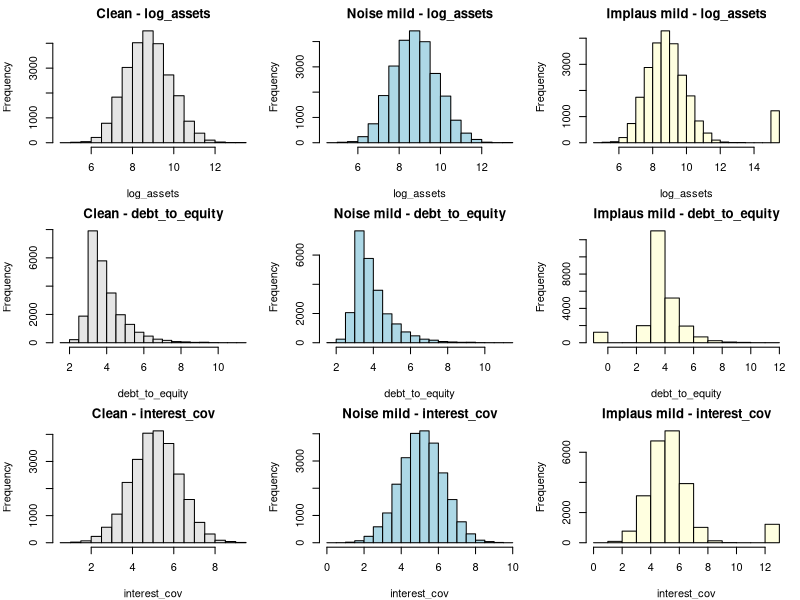

This figure's R source:
## ---- chunk 1
knitr::opts_chunk$set(echo = TRUE)

## ---- chunk 2
rescale_with_clean_params <- function(x_impaired, scaling_params) {
    (x_impaired - scaling_params["mean"]) / scaling_params["sd"]
  }

# for random noise only
rescale_mean_only <- function(x_impaired, scaling_params) {
  x_impaired - scaling_params["mean"]
}

# implausible values doesn't get rescaled

## ---- chunk 3


# Creating panel data

# have an inner loop that simulates years / data for one business
# and an outer loop that simulates for multiple businesses

##########################################

simulate_clean_data_panel <- function(N = 5000, seed = 1,
                                      min_term = 3, max_term = 7,
                                      drift_sd_log_assets     = 0.05,
                                      drift_sd_debt_to_equity = 0.03,
                                      drift_sd_interest_cov   = 0.03,
                                      drift_scale             = 0.3,
                                      seasoning_period        = 1) {
  set.seed(seed)
  
  # ============================================================
  # PHASE 1: FIRM ORIGINATION
  # ============================================================
  
  firm_age_orig <- rgamma(N, shape = 3, rate = 0.15)
  sector        <- sample(0:1, N, replace = TRUE)
  
  log_assets_orig     <- 8 + 0.03 * firm_age_orig + 0.3 * sector + rnorm(N, 0, 1) # log bc very right-skewed
  debt_to_equity_orig <- pmax(3 - 0.1 * scale(log_assets_orig) - 0.02 * scale(firm_age_orig) +
                                rgamma(N, shape = 1, rate = 1), 0)
  interest_cov_orig   <- pmax(5 - 0.4 * scale(debt_to_equity_orig) + 0.3 * scale(log_assets_orig) +
                                rnorm(N, 0, 1), 0)
  
  log_assets_mean     <- mean(log_assets_orig);     log_assets_sd     <- sd(log_assets_orig)
  debt_to_equity_mean <- mean(debt_to_equity_orig); debt_to_equity_sd <- sd(debt_to_equity_orig)
  interest_cov_mean   <- mean(interest_cov_orig);   interest_cov_sd   <- sd(interest_cov_orig)
  firm_age_mean       <- mean(firm_age_orig);       firm_age_sd       <- sd(firm_age_orig)
  
  firm_id      <- sprintf("FIRM_%05d", seq_len(N))
  vintage_year <- sample(2005:2025, N, replace = TRUE)
  loan_term    <- sample(min_term:max_term, N, replace = TRUE)
  
  # Firm trajectory type: assigned once at origination, fixed for the firm's lifetime.
  # Determines the direction of the drift mean in the annual random walk.
  # Deteriorating firms face state-dependent worsening (as before).
  # Stable firms follow a pure random walk with zero drift mean.
  # Improving firms experience a gentle drift in the opposite direction --
  # leverage falls slowly, coverage and assets improve.
  # Proportions (0.2 / 0.6 / 0.2) reflect a realistic credit portfolio
  # where most firms are broadly stable and distressed/improving firms are minorities.
  trajectory <- sample(c("deteriorating", "stable", "improving"),
                       N, replace = TRUE, prob = c(0.2, 0.6, 0.2))
  
  # ============================================================
  # PHASE 2: TRUE COEFFICIENTS
  # beta0 lowered from -3.5 to -4.2 to reduce the annual default
  # probability, giving firms runway to deteriorate before defaulting
  # rather than exiting immediately at origination.
  # ============================================================
  
  beta0               <- -4.2
  beta_log_assets     <- -0.2
  beta_debt_to_equity <-  0.4
  beta_interest_cov   <- -0.3
  beta_sector         <-  0.2
  beta_firm_age       <- -0.1
  
  # ============================================================
  # PHASE 3: PANEL EXPANSION
  # ============================================================
  
  rows <- vector("list", N)
  
  for (i in seq_len(N)) {
    
    la  <- log_assets_orig[i]
    dte <- debt_to_equity_orig[i]
    ic  <- interest_cov_orig[i]
    fa  <- firm_age_orig[i]
    
    firm_rows <- vector("list", loan_term[i])
    
    for (t in seq_len(loan_term[i])) {
      
      # --- 3a. State-dependent drift from year 2 onward ---
      if (t > 1) {
        
        # Standardize current values to compute pd_curr as deterioration weight
        la_z_curr  <- (la  - log_assets_mean)     / log_assets_sd
        dte_z_curr <- (dte - debt_to_equity_mean) / debt_to_equity_sd
        ic_z_curr  <- (ic  - interest_cov_mean)   / interest_cov_sd
        fa_z_curr  <- (fa  - firm_age_mean)        / firm_age_sd
        
        pd_curr <- plogis(beta0 +
                            beta_log_assets     * la_z_curr +
                            beta_debt_to_equity * dte_z_curr +
                            beta_interest_cov   * ic_z_curr +
                            beta_sector         * sector[i] +
                            beta_firm_age       * fa_z_curr)
        
        # Drift means are determined by trajectory type.
        # Deteriorating: state-dependent push toward worse financials, scaled by pd_curr.
        # Stable: pure random walk, drift mean = 0 for all variables.
        # Improving: gentle fixed drift in the positive direction, independent of pd_curr.
        #   A fixed (not state-dependent) improvement rate reflects firms that are
        #   genuinely deleveraging or growing, rather than just getting lucky.
        if (trajectory[i] == "deteriorating") {
          drift_mean_dte <- +drift_scale * pd_curr
          drift_mean_ic  <- -drift_scale * pd_curr
          drift_mean_la  <- -drift_scale * 0.5 * pd_curr
        } else if (trajectory[i] == "stable") {
          drift_mean_dte <- 0
          drift_mean_ic  <- 0
          drift_mean_la  <- 0
        } else {  # improving
          drift_mean_dte <- -drift_scale * 0.5   # leverage slowly falls
          drift_mean_ic  <-  drift_scale * 0.5   # coverage slowly rises
          drift_mean_la  <-  drift_scale * 0.25  # assets grow modestly
        }
        
        dte <- pmax(dte + rnorm(1, mean = drift_mean_dte, sd = drift_sd_debt_to_equity), 0)
        ic  <- pmax(ic  + rnorm(1, mean = drift_mean_ic,  sd = drift_sd_interest_cov),   0)
        la  <-      la  + rnorm(1, mean = drift_mean_la,  sd = drift_sd_log_assets)
        fa  <- fa + 1
      }
      
      # --- 3b. Standardize using origination-year scaling parameters ---
      la_z  <- (la  - log_assets_mean)     / log_assets_sd
      dte_z <- (dte - debt_to_equity_mean) / debt_to_equity_sd
      ic_z  <- (ic  - interest_cov_mean)   / interest_cov_sd
      fa_z  <- (fa  - firm_age_mean)        / firm_age_sd
      
      # --- 3c. Compute default probability and draw outcome ---
      linpred <- beta0 +
        beta_log_assets     * la_z  +
        beta_debt_to_equity * dte_z +
        beta_interest_cov   * ic_z  +
        beta_sector         * sector[i] +
        beta_firm_age       * fa_z
      pd_true <- plogis(linpred)
      
      # --- 3d. Seasoning period: no defaults allowed in early years ---
      # Firms must survive at least `seasoning_period` years before they
      # are eligible to default. This reflects real credit portfolio
      # behaviour and ensures the deterioration mechanism has time to act.
      if (t <= seasoning_period) {
        default <- 0L
      } else {
        default <- rbinom(1, size = 1, prob = pd_true)
      }
      
      repaid <- as.integer(!default & t == loan_term[i])
      
      # --- 3e. Store this firm-year row ---
      firm_rows[[t]] <- data.frame(
        firm_id          = firm_id[i],
        vintage_year     = vintage_year[i],
        obs_year         = vintage_year[i] + t - 1,
        years_on_book    = t,
        sector           = sector[i],
        loan_term        = loan_term[i],
        trajectory       = trajectory[i],        # added
        log_assets       = la,
        debt_to_equity   = dte,
        interest_cov     = ic,
        firm_age         = fa,
        log_assets_z     = la_z,
        debt_to_equity_z = dte_z,
        interest_cov_z   = ic_z,
        firm_age_z       = fa_z,
        pd_true          = pd_true,
        default          = default,
        repaid           = repaid
      )
      
      if (default == 1L) {
        firm_rows <- firm_rows[seq_len(t)]
        break
      }
    }
    
    rows[[i]] <- do.call(rbind, firm_rows)
  }
  
  panel <- do.call(rbind, rows)
  
  # ============================================================
  # PHASE 4: REPORTING
  # ============================================================
  
  n_rows      <- nrow(panel)
  n_defaulted <- sum(panel$default)
  n_repaid    <- length(unique(panel$firm_id[panel$repaid == 1]))
  
  cat("Firms simulated:       ", N, "\n")
  cat("Total firm-year rows:  ", n_rows, "\n")
  cat("Default events:        ", n_defaulted,
      sprintf("(%.1f%% of firm-years)\n", 100 * n_defaulted / n_rows))
  cat("Firms repaid:          ", n_repaid, "\n")
  cat("Obs year range:        ", min(panel$obs_year), "to", max(panel$obs_year), "\n")
  
  # --- Deterioration diagnostic ---
  # For firms that defaulted, compare mean pd_true in their first observed
  # year vs their final (default) year. A healthy gap confirms the drift
  # mechanism is doing its job before exit.
  defaulted_firms <- panel[panel$default == 1, "firm_id"]
  defaulter_panel <- panel[panel$firm_id %in% defaulted_firms, ]
  
  pd_trajectory <- do.call(rbind, lapply(
    split(defaulter_panel, defaulter_panel$firm_id),
    function(df) {
      df_sorted <- df[order(df$years_on_book), ]
      data.frame(pd_year1 = df_sorted$pd_true[1],
                 pd_final = df_sorted$pd_true[nrow(df_sorted)])
    }
  ))
  
  cat("\n--- Deterioration diagnostic (defaulting firms only) ---\n")
  cat("Mean pd_true year 1:  ", round(mean(pd_trajectory$pd_year1), 4), "\n")
  cat("Mean pd_true final:   ", round(mean(pd_trajectory$pd_final), 4), "\n")
  cat("Mean years observed:  ",
      round(mean(tapply(defaulter_panel$firm_id, defaulter_panel$firm_id, length)), 2), "\n")
  
  # ============================================================
  # PHASE 5: RETURN
  # ============================================================
  
  list(
    data = panel,
    scaling = list(
      log_assets     = c(mean = log_assets_mean,     sd = log_assets_sd),
      debt_to_equity = c(mean = debt_to_equity_mean, sd = debt_to_equity_sd),
      interest_cov   = c(mean = interest_cov_mean,   sd = interest_cov_sd),
      firm_age       = c(mean = firm_age_mean,        sd = firm_age_sd)
    ),
    true_betas = c(
      intercept       = beta0,
      log_assets      = beta_log_assets,
      debt_to_equity  = beta_debt_to_equity,
      interest_cov    = beta_interest_cov,
      sector          = beta_sector,
      firm_age        = beta_firm_age
    )
  )
}





## ---- chunk 4

######################################################################

result <- simulate_clean_data_panel()

###################################################################

dat    <- result$data


mean(dat$default)  # default rate check - should be near the "truth"
## ---- chunk 5
## Model fit
# Fitting a logistic regression -- this is the baseline model
# fitcheck_raw uses raw inputs, fitcheck_scaled uses pre-scaled inputs (should recover true betas)

# Raw inputs -- coefficients not directly comparable to true betas
fitcheck_raw <- glm(default ~ log_assets + debt_to_equity + interest_cov + sector + firm_age,
            data = dat, family = binomial())
summary(fitcheck_raw)

# Pre-scaled inputs -- coefficients should recover true betas, but slightly looser because the trajectory mechanism introduces heterogeneity
#   also because we have repeated observations per firm so no more independece

fitcheck_scaled <- glm(default ~ log_assets_z + debt_to_equity_z + interest_cov_z + 
                      sector + firm_age_z,
            data = dat, family = binomial())
summary(fitcheck_scaled)

# Compare estimated vs true betas -- this is your coefficient recovery check
true_betas <- result$true_betas

recovery <- data.frame(
  true      = true_betas,
  estimated = coef(fitcheck_scaled),
  diff      = coef(fitcheck_scaled) - true_betas
)
print(round(recovery, 4))

## ---- chunk 6

## ---- chunk 7
impair_mcar <- function(dat, scaling, severity = "mild") {
  
  # Realistic placeholder severity levels
  # Mild: ~5-10% missing, Severe: ~25-30% missing
  miss_prob <- switch(severity,
    mild   = 0.08,
    severe = 0.28
  )
  
  dat_impaired <- dat
  n <- nrow(dat)
  
  # Apply MCAR to financial ratio columns only
  # (sector and firm_age are typically always observed)
  financial_vars <- c("log_assets", "debt_to_equity", "interest_cov")
  
  for (var in financial_vars) {
    
    # Introduce missingness completely at random
    missing_idx <- rbinom(n, 1, prob = miss_prob) == 1
    dat_impaired[[var]][missing_idx] <- NA
    
        # Sanity check: print realized missing rate before imputation
    cat(sprintf("MCAR missing rate for %s: %.3f\n", var, mean(missing_idx)))
    
    
    # Placeholder imputation: clean mean (will be swapped out later)
    clean_mean <- scaling[[var]]["mean"]
    dat_impaired[[var]][is.na(dat_impaired[[var]])] <- clean_mean
    
    # Rescale using clean parameters
    dat_impaired[[paste0(var, "_z")]] <- rescale_with_clean_params(
      dat_impaired[[var]],
      scaling[[var]]
    )
  }
  
  # Track what was impaired for later evaluation
  attr(dat_impaired, "impairment") <- list(
    type      = "MCAR",
    severity  = severity,
    miss_prob = miss_prob,
    vars      = financial_vars
  )
  
  dat_impaired
}


## ---- chunk 8

dat_mcar_mild   <- impair_mcar(dat, result$scaling, severity = "mild")
dat_mcar_severe <- impair_mcar(dat, result$scaling, severity = "severe")


## ---- chunk 9

impair_mnar <- function(dat, scaling, severity = "mild") {
  
  # MNAR: missingness in interest_cov depends on interest_cov itself
  # Mechanism: firms with poor interest coverage strategically omit reporting
  # This is MNAR because missingness depends on the unobserved value of the
  # variable itself (Little & Rubin, 2002; Zhang, 2023, p. 117).
  # Logistic regression method used for realistic gradual probability change.
  
  # Note: interest_cov_z (standardised using clean params) is used as the
  # predictor so the intercept/coefficient scale is interpretable and
  # comparable across severity levels.
  
  # Intercepts tuned to match MCAR/MAR severity levels for fair comparison:
  # Mild: ~8% average missing, Severe: ~28% average missing
  mnar_intercept <- switch(severity,
    mild   = -3.5,
    severe = -1.5
  )
  
  dat_impaired <- dat
  n <- nrow(dat)
  
  # Use the clean standardised interest_cov as the predictor
  # Negative coefficient: lower interest coverage = higher missingness prob
  prob_missing <- plogis(mnar_intercept - 1.0 * dat$interest_cov_z)
  
  # Sanity check
  cat("Average MNAR missing rate:", round(mean(prob_missing), 3), "\n")
  
  # Apply missingness
  missing_idx <- rbinom(n, 1, prob = prob_missing) == 1
  dat_impaired$interest_cov[missing_idx] <- NA
  
  # Placeholder imputation: clean mean (will be swapped out later)
  clean_mean <- scaling$interest_cov["mean"]
  dat_impaired$interest_cov[is.na(dat_impaired$interest_cov)] <- clean_mean
  
  # Rescale using clean parameters
  dat_impaired$interest_cov_z <- rescale_with_clean_params(
    dat_impaired$interest_cov,
    scaling$interest_cov
  )
  
  # Tag with metadata
  attr(dat_impaired, "impairment") <- list(
    type           = "MNAR",
    severity       = severity,
    mnar_intercept = mnar_intercept,
    mnar_coef      = -1.0,
    avg_miss_rate  = mean(prob_missing),
    driven_by      = "interest_cov_z",
    vars           = "interest_cov"
  )
  
  dat_impaired
}


## ---- chunk 10

dat_mnar_mild   <- impair_mnar(dat, result$scaling, severity = "mild")
dat_mnar_severe <- impair_mnar(dat, result$scaling, severity = "severe")


## ---- chunk 11

impair_mar <- function(dat, scaling, severity = "mild") {
  
  # MAR: missingness in interest_cov depends on firm_age (fully observed)
  # Mechanism: older firms less likely to report interest coverage
  # This is MAR because firm_age is always observed — the missingness
  # predictor is not the variable with missing data (Little & Rubin, 2002;
  # Zhang, 2023). Logistic regression method used for realistic gradual
  # probability change (Zhang, 2023, p. 116).
  
  # Intercepts tuned to match MCAR severity levels for fair comparison:
  # Mild: ~8% average missing, Severe: ~28% average missing
  mar_intercept <- switch(severity,
    mild   = -3.5,
    severe = -1.5
  )
  
  dat_impaired <- dat
  n <- nrow(dat)
  
  # Missingness probability increases with firm age
  prob_missing <- plogis(mar_intercept + 0.05 * dat$firm_age)
  
  # Sanity check
  cat("Average MAR missing rate:", round(mean(prob_missing), 3), "\n")
  
  # Apply missingness
  missing_idx <- rbinom(n, 1, prob = prob_missing) == 1
  dat_impaired$interest_cov[missing_idx] <- NA
  
  # Placeholder imputation: clean mean (will be swapped out later)
  clean_mean <- scaling$interest_cov["mean"]
  dat_impaired$interest_cov[is.na(dat_impaired$interest_cov)] <- clean_mean
  
  # Rescale using clean parameters
  dat_impaired$interest_cov_z <- rescale_with_clean_params(
    dat_impaired$interest_cov,
    scaling$interest_cov
  )
  
  # Tag with metadata
  attr(dat_impaired, "impairment") <- list(
    type           = "MAR",
    severity       = severity,
    mar_intercept  = mar_intercept,
    avg_miss_rate  = mean(prob_missing),
    driven_by      = "firm_age",
    vars           = "interest_cov"
  )
  
  dat_impaired
}

## ---- chunk 12


impair_noise <- function(dat, scaling, severity = "mild") {
  
  # Measurement noise: Gaussian noise added to continuous financial predictors
  # Severity defined as % of each variable's clean SD
  # mild: SD_noise = 10% of clean SD, severe: SD_noise = 50% of clean SD
  noise_sd_multiplier <- switch(severity,
    mild   = 0.10,
    severe = 0.50
  )
  
  dat_impaired <- dat
  n <- nrow(dat)
  
  # Variables to corrupt — continuous financial predictors only
  # (firm_age excluded: it drives MNAR so corrupting it would confound comparisons)
  # (sector excluded: categorical)
  noise_vars <- c("log_assets", "debt_to_equity", "interest_cov")
  
  for (v in noise_vars) {
    clean_sd   <- scaling[[v]]["sd"]
    noise      <- rnorm(n, mean = 0, sd = noise_sd_multiplier * clean_sd)
    dat_impaired[[v]] <- dat_impaired[[v]] + noise
  }
  
  # Print SD inflation per variable so you can verify severity
  for (v in noise_vars) {
    cat(sprintf("Noise SD for %s: %.4f (%.0f%% of clean SD = %.4f)\n",
      v,
      noise_sd_multiplier * scaling[[v]]["sd"],
      noise_sd_multiplier * 100,
      scaling[[v]]["sd"]
    ))
  }
  
  # Rescale using clean parameters for MEAN ONLY
for (v in noise_vars) {
  z_name <- paste0(v, "_z")
  dat_impaired[[z_name]] <- rescale_mean_only(
    dat_impaired[[v]],
    scaling[[v]]
  )
}
  
  # Tag with metadata
  attr(dat_impaired, "impairment") <- list(
    type               = "noise",
    severity           = severity,
    noise_sd_multiplier = noise_sd_multiplier,
    vars               = noise_vars
  )
  
  dat_impaired
}



## ---- chunk 13

dat_noise_mild   <- impair_noise(dat, result$scaling, severity = "mild")
dat_noise_severe <- impair_noise(dat, result$scaling, severity = "severe")
## ---- chunk 14

impair_implausible <- function(dat, scaling, severity = "mild") {
  
  # Implausible values: replace a random subset of rows with domain-invalid
  # or extreme outlier values, depending on the variable
  # Severity controls the % of rows corrupted
  # PLACEHOLDER rates — to be confirmed with company supervisors
  corrupt_rate <- switch(severity,
    mild   = 0.05,  # 5% of rows corrupted
    severe = 0.15   # 15% of rows corrupted
  )
  
  dat_impaired <- dat
  n <- nrow(dat)
  
  # --- Define implausible value per variable ---
  # PLACEHOLDER definitions — swap these out once company confirms benchmarks
  implausible_values <- list(
    log_assets     = mean(dat$log_assets) + 6 * sd(dat$log_assets),  # extreme high outlier
    debt_to_equity = -1,                                               # domain-invalid: negative
    interest_cov   = mean(dat$interest_cov) + 6 * sd(dat$interest_cov), # extreme high outlier
    firm_age       = -10                                               # domain-invalid: negative age
  )
  
  implausible_vars <- names(implausible_values)
  
  # --- Inject implausible values ---
  for (v in implausible_vars) {
    corrupt_idx <- sample(n, size = floor(corrupt_rate * n), replace = FALSE)
    dat_impaired[[v]][corrupt_idx] <- implausible_values[[v]]
    cat(sprintf("Implausible values injected in %s: %d rows (%.0f%%), value = %.2f\n",
      v,
      length(corrupt_idx),
      corrupt_rate * 100,
      implausible_values[[v]]
    ))
  }
  
  # No rescaling — implausible values are intended to distort the variable's
  # distribution. Rescaling would compress the damage and understate the impairment effect.
  
  # Tag with metadata
  attr(dat_impaired, "impairment") <- list(
    type         = "implausible",
    severity     = severity,
    corrupt_rate = corrupt_rate,
    vars         = implausible_vars
  )
  
  dat_impaired
}


## ---- chunk 15

dat_impl_mild   <- impair_implausible(dat, result$scaling, severity = "mild")
dat_impl_severe <- impair_implausible(dat, result$scaling, severity = "severe")


## ---- chunk 16

# ── Sanity Checks: All Impairment Functions ────────────────────────────────

# Assumes the following objects exist in your environment:
# dat                                        (clean data)
# dat_mcar_mild,    dat_mcar_severe
# dat_mnar_mild,    dat_mnar_severe
# dat_noise_mild,   dat_noise_severe
# dat_impl_mild,    dat_impl_severe
# scaling <- attr(dat, "scaling")


scaling <- attr(result, "scaling")


# ── 1. Missing rates (MCAR & MNAR) ────────────────────────────────────────

cat("=== Missing Rates ===\n")
cat("MCAR mild:  ", round(mean(is.na(dat_mcar_mild$interest_cov)), 3),  "\n")
cat("MCAR severe:", round(mean(is.na(dat_mcar_severe$interest_cov)), 3), "\n")
cat("MNAR mild:  ", round(mean(is.na(dat_mnar_mild$interest_cov)), 3),  "\n")
cat("MNAR severe:", round(mean(is.na(dat_mnar_severe$interest_cov)), 3), "\n")

# ── 2. MNAR missingness increases with firm age ────────────────────────────

cat("\n=== MNAR: Missing Rate by Firm Age Quartile ===\n")
age_bins <- cut(dat$firm_age, breaks = 4)

cat("Mild:\n")
print(round(tapply(is.na(dat_mnar_mild$interest_cov), age_bins, mean), 3))

cat("Severe:\n")
print(round(tapply(is.na(dat_mnar_severe$interest_cov), age_bins, mean), 3))

# ── 3. Noise inflated SD ──────────────────────────────────────────────────

cat("\n=== Noise: SD Before and After ===\n")
noise_vars <- c("log_assets", "debt_to_equity", "interest_cov")

for (v in noise_vars) {
  cat(sprintf("%-20s clean SD: %.4f | mild SD: %.4f | severe SD: %.4f\n",
    v,
    sd(dat[[v]]),
    sd(dat_noise_mild[[v]]),
    sd(dat_noise_severe[[v]])
  ))
}

# ── 4. Implausible values are present ─────────────────────────────────────

cat("\n=== Implausible: Summary of Affected Variables ===\n")
impl_vars <- c("log_assets", "debt_to_equity", "interest_cov", "firm_age")

for (v in impl_vars) {
  cat(sprintf("\n%s:\n", v))
  cat("  mild max:  ", round(max(dat_impl_mild[[v]]),  2), "\n")
  cat("  severe max:", round(max(dat_impl_severe[[v]]), 2), "\n")
}

# Domain-invalid checks
cat("\nNegative debt_to_equity — mild: ",
  round(mean(dat_impl_mild$debt_to_equity < 0), 3),  
  "| severe:", 
  round(mean(dat_impl_severe$debt_to_equity < 0), 3), "\n")

cat("Negative firm_age — mild: ",
  round(mean(dat_impl_mild$firm_age < 0), 3),  
  "| severe:", 
  round(mean(dat_impl_severe$firm_age < 0), 3), "\n")

# ── 5. Visual distributions ───────────────────────────────────────────────

par(mfrow = c(3, 3), mar = c(4, 4, 2, 1))

for (v in c("log_assets", "debt_to_equity", "interest_cov")) {
  hist(dat[[v]],            main = paste("Clean -", v),       xlab = v, col = "grey90")
  hist(dat_noise_mild[[v]], main = paste("Noise mild -", v),  xlab = v, col = "lightblue")
  hist(dat_impl_mild[[v]],  main = paste("Implaus mild -", v), xlab = v, col = "lightyellow")
}

# ── 6. Metadata tags ──────────────────────────────────────────────────────

cat("\n=== Metadata Tags ===\n")
for (nm in c("dat_mcar_mild", "dat_mcar_severe",
             "dat_mnar_mild", "dat_mnar_severe",
             "dat_noise_mild", "dat_noise_severe",
             "dat_impl_mild", "dat_impl_severe")) {
  cat(nm, "→ type:", attr(get(nm), "impairment")$type,
      "| severity:", attr(get(nm), "impairment")$severity, "\n")
}
